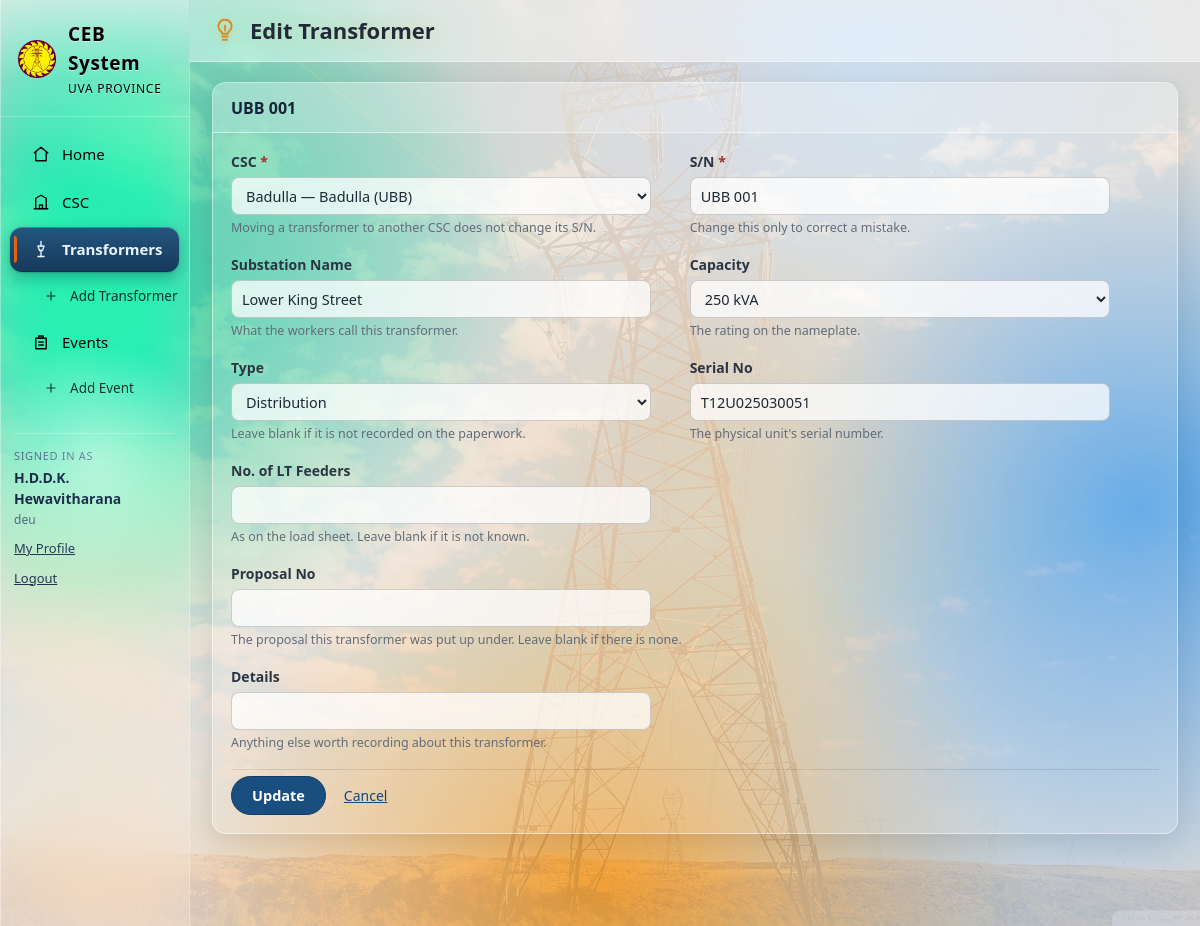
Screenshot of /edit_transformer.php?id=1 (signed in) with the database file from the repository.
### tables this page shows
CREATE TABLE `transformers` (
  `transformer_id` int(11) NOT NULL,
  `transformer_code` varchar(20) NOT NULL,
  `substation_name` varchar(120) DEFAULT NULL,
  `csc_id` int(11) NOT NULL,
  `capacity_kva` int(11) NOT NULL,
  `transformer_type` varchar(30) DEFAULT NULL,
  `lt_feeders` int(11) DEFAULT NULL,
  `serial_no` varchar(50) DEFAULT NULL,
  `proposal_no` varchar(50) DEFAULT NULL,
  `details` varchar(255) DEFAULT NULL
);

### edit_transformer.php (the view, shortened to what this page needs)
<?php
include_once 'functions.php';
$id = isset($_GET['id']) ? (int)$_GET['id'] : 0;
$stmt = $conn->prepare("SELECT transformer_id, transformer_code, substation_name,
                               csc_id, capacity_kva, transformer_type, lt_feeders,
                               serial_no, proposal_no, details
                        FROM transformers
                        WHERE transformer_id = ? AND " . txActiveSql('transformers'));
$stmt->bind_param("i", $id);
$stmt->execute();
$tx = $stmt->get_result()->fetch_assoc();
include 'header.php';
?>
<div class="panel">
    <div class="panel-head"><h2><?php echo htmlspecialchars($tx['transformer_code']); ?></h2></div>
    <div class="panel-body">
        <form method="post">
            <div class="form-grid">
                <div class="form-col">
                    <div class="form-row">
                        <label for="csc">CSC <span class="req">*</span></label>
                        <select id="csc" name="csc_id">
                            <?php
                            $cscs = $conn->query("SELECT csc.csc_id, csc.csc_name, csc.csc_code, areas.area_name
                                                  FROM csc
                                                  LEFT JOIN areas ON csc.area_id = areas.area_id
                                                  WHERE csc.is_deleted = 0
                                                  ORDER BY areas.area_name, csc.csc_name");
                            while ($c = $cscs->fetch_assoc()) {
                                $sel = ($c['csc_id'] == $tx['csc_id']) ? " selected" : "";
                                echo "<option value='" . $c['csc_id'] . "'" . $sel . ">"
                                     . htmlspecialchars($c['area_name'] . " — " . $c['csc_name'] . " (" . $c['csc_code'] . ")")
                                     . "</option>";
                            }
                            ?>
                        </select>
                        <span class="field-hint">Moving a transformer to another CSC does not change its S/N.</span>
                    </div>
                </div>
                <div class="form-col last">
                    <div class="form-row">
                        <label for="sn">S/N <span class="req">*</span></label>
                        <input type="text" id="sn" name="transformer_code" maxlength="20"
                               value="<?php echo htmlspecialchars($tx['transformer_code']); ?>">
                        <span class="field-hint">Change this only to correct a mistake.</span>
                    </div>
                </div>
            </div>
            <div class="form-grid">
                <div class="form-col">
                    <div class="form-row">
                        <label for="sname">Substation Name</label>
                        <input type="text" id="sname" name="substation_name" maxlength="120"
                               placeholder="Lower King Street"
                               value="<?php echo htmlspecialchars($tx['substation_name'] ?? ''); ?>">
                        <span class="field-hint">What the workers call this transformer.</span>
                    </div>
                </div>
                <div class="form-col last">
                    <div class="form-row">
                        <label for="cap">Capacity</label>
                        <select id="cap" name="capacity_kva">
                            <?php
                            $caps = $conn->query("SELECT kva FROM capacities ORDER BY kva");
                            while ($cap = $caps->fetch_assoc()) {
                                $sel = ($cap['kva'] == $tx['capacity_kva']) ? " selected" : "";
                                echo "<option value='" . $cap['kva'] . "'" . $sel . ">" . $cap['kva'] . " kVA</option>";
                            }
                            ?>
                        </select>
                        <span class="field-hint">The rating on the nameplate.</span>
                    </div>
                </div>
            </div>
            <div class="form-grid">
                <div class="form-col">
                    <div class="form-row">
                        <label for="txtype">Type</label>
                        <select id="txtype" name="transformer_type">
                        </select>
                        <?php if (isLegacyTransformerType($tx['transformer_type'])) { ?>
                            <span class="field-hint">
                                This transformer carries <strong><?php echo htmlspecialchars($tx['transformer_type']); ?></strong>,
                                which came from the imported register and is not one of the three
                                standard types. It is kept as it is &mdash; saving this form will not
                                change it unless you pick a different type yourself.
                            </span>
                        <?php } else { ?>
                            <span class="field-hint">Leave blank if it is not recorded on the paperwork.</span>
                        <?php } ?>
                    </div>
                </div>
                <div class="form-col last">
                    <div class="form-row">
                        <label for="serial">Serial No</label>
                        <input type="text" id="serial" name="serial_no" maxlength="50"
                               placeholder="T26U010030105"
                               value="<?php echo htmlspecialchars($tx['serial_no'] ?? ''); ?>">
                        <span class="field-hint">The physical unit's serial number.</span>
                    </div>
                </div>
            </div>
            <div class="form-row">
                <label for="ltf">No. of LT Feeders</label>
                <input type="number" id="ltf" name="lt_feeders" min="0" max="999" step="1"
                       inputmode="numeric"
                       value="<?php echo htmlspecialchars((string)($tx['lt_feeders'] ?? '')); ?>">
                <span class="field-hint">As on the load sheet. Leave blank if it is not known.</span>
            </div>
            <div class="form-row">
                <label for="prop">Proposal No</label>
                <input type="text" id="prop" name="proposal_no" maxlength="50"
                       value="<?php echo htmlspecialchars($tx['proposal_no'] ?? ''); ?>">
                <span class="field-hint">The proposal this transformer was put up under. Leave blank if there is none.</span>
            </div>
            <div class="form-row">
                <label for="det">Details</label>
                <input type="text" id="det" name="details"
                       value="<?php echo htmlspecialchars($tx['details'] ?? ''); ?>">
                <span class="field-hint">Anything else worth recording about this transformer.</span>
            </div>
            <div class="form-actions">
                <button type="submit" class="btn">Update</button>
                <a href="transformers.php" class="action-link cancel-link">Cancel</a>
            </div>
        </form>
    </div>
</div>
<?php include 'footer.php'; ?>

### rows the page displays
transformers: transformer_code "UBB 001", substation_name "Lower King Street", serial_no "T12U025030051"

### other values shown
$item[0] "Home"
$item[0] "CSC"
$item[0] "Transformers"
$sub[0] "Add Transformer"
$item[0] "Events"
$sub[0] "Add Event"
$userName "H.D.D.K. Hewavitharana"
$userRole "deu"
$pageTitle "Edit Transformer"
form field csc_id "Badulla — Badulla (UBB)"
form field capacity_kva "250 kVA"
form field transformer_type "Distribution"
